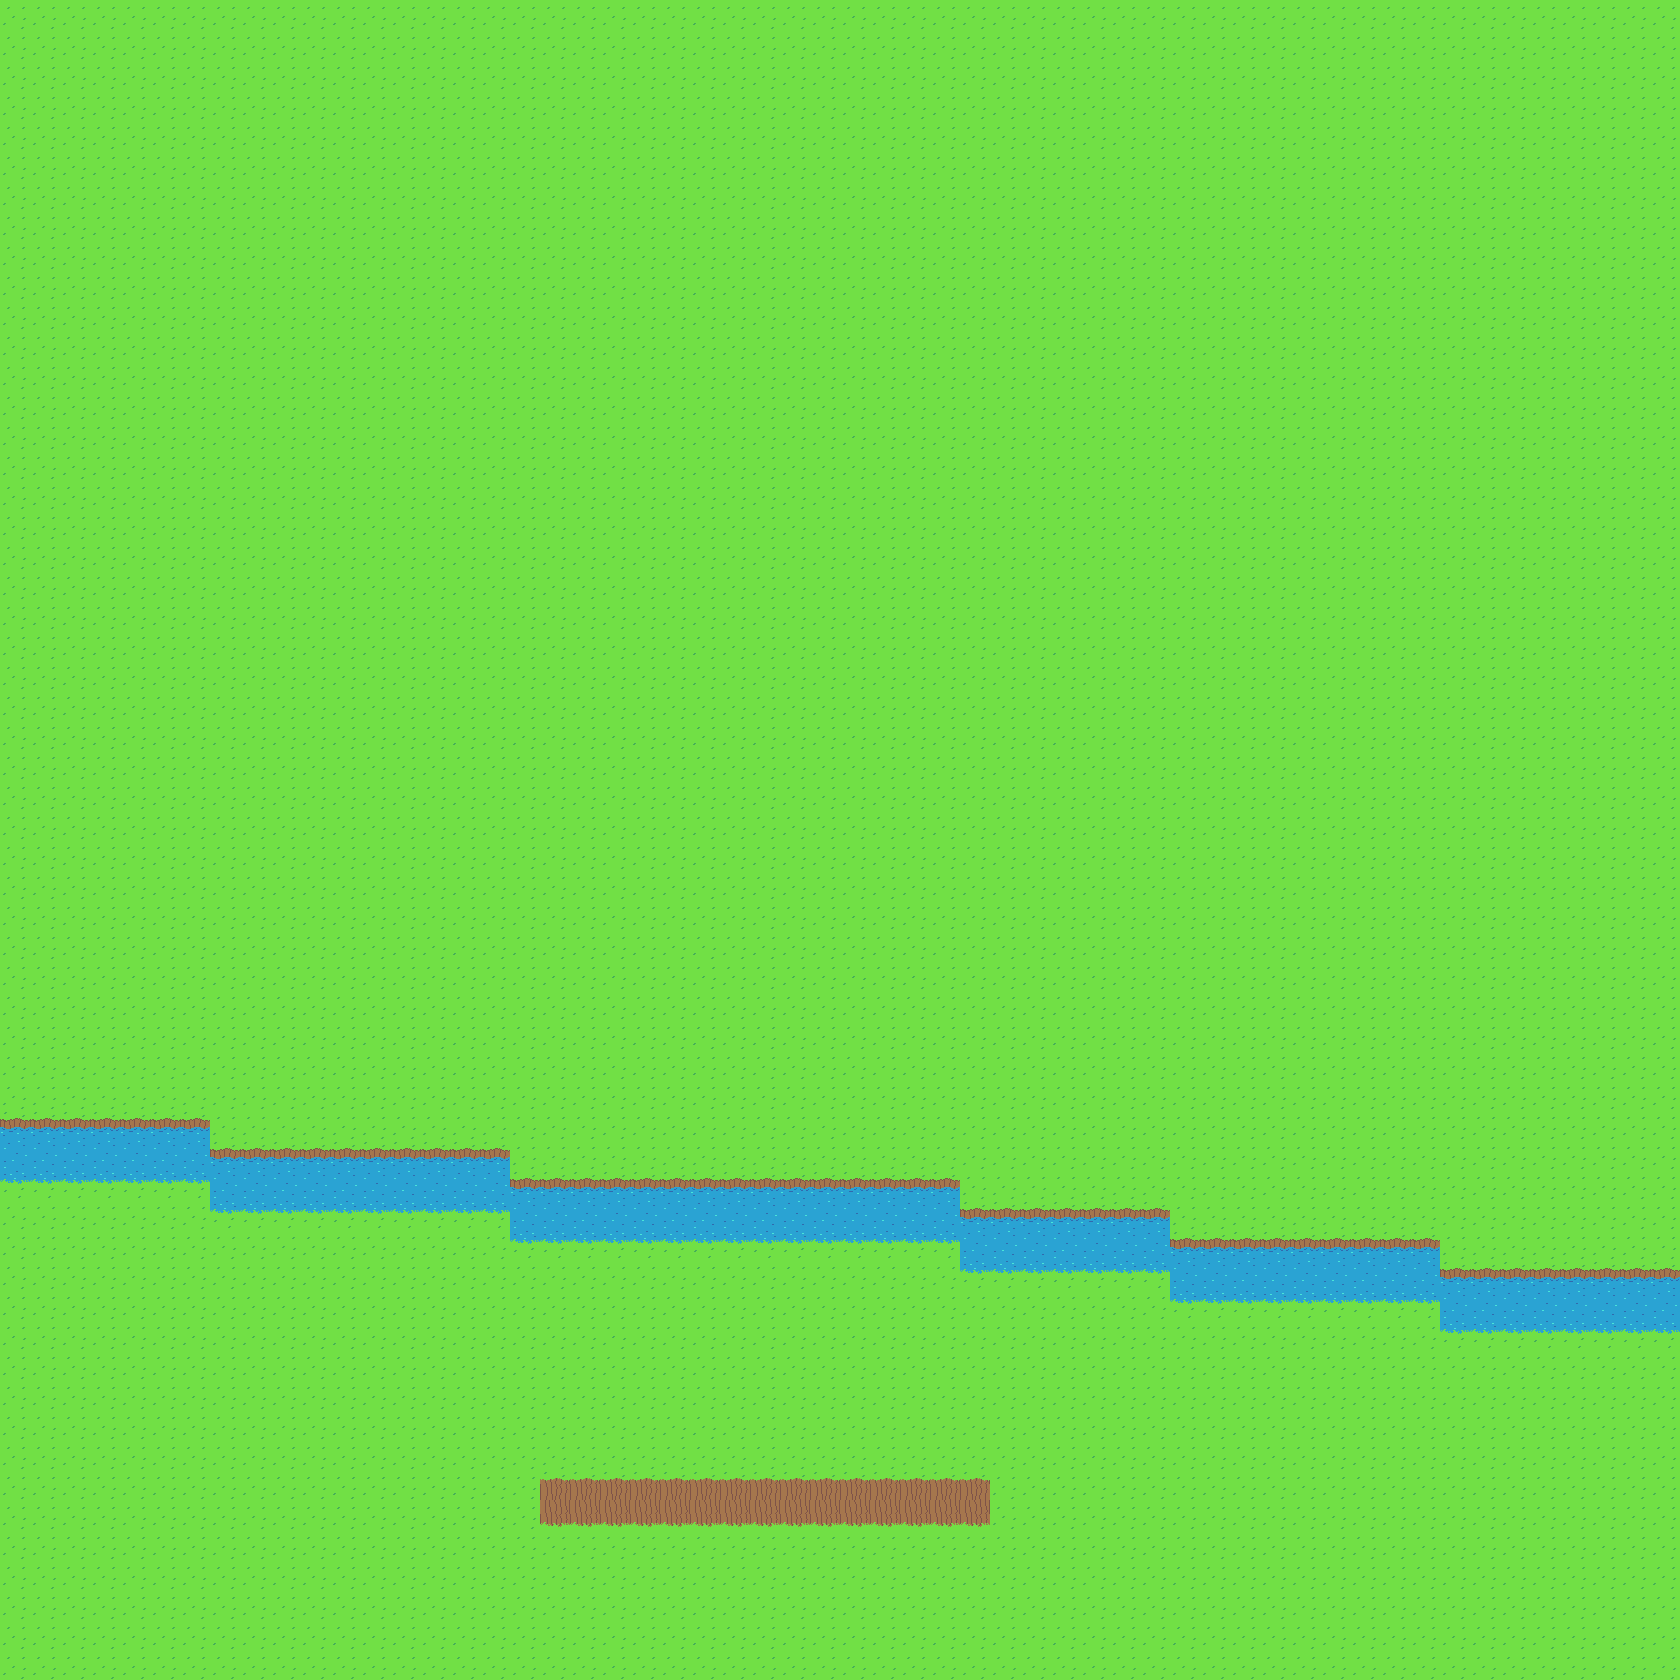

The image is a tile-based game level rendered from a .tmx file. Its description and source (layers, tilesets, objects; grid data summarised) follow:
An orthogonal 56x56 tile map with 30x30 px tiles, 3 tile layers (Camada de Tiles 1, Camada de Tiles 2, Camada de Tiles 3), 3 tilesets and 1 object (0).

<map version="1.2" tiledversion="1.3.0" orientation="orthogonal" renderorder="left-up" compressionlevel="0" width="56" height="56" tilewidth="30" tileheight="30" infinite="0" nextlayerid="12" nextobjectid="27">
 <properties>
  <property name="ENEMIES" value="madladcat-peacockpigeon-" />
  <property name="INTERIOR" value="0" />
  <property name="SIGNAL" type="int" value="0" />
 </properties>
 <tileset firstgid="1" source="../Tiles/Files/nature.tsx" />
 <tileset firstgid="50" source="../Tiles/Files/streets.tsx" />
 <tileset firstgid="141" source="../Tiles/Files/buildings.tsx" />
 <layer id="1" name="Camada de Tiles 1" width="56" height="56">
  <data>[3136 cells, 3136 non-empty, 6 distinct tile ids]</data>
 </layer>
 <layer id="3" name="Camada de Tiles 2" width="56" height="56">
  <data>[3136 cells, 15 non-empty, 1 distinct tile ids]</data>
 </layer>
 <layer id="5" name="Camada de Tiles 3" width="56" height="56">
  <data>[3136 cells, 0 non-empty, 0 distinct tile ids]</data>
 </layer>
 <objectgroup id="11" name="SIGNS" />
 <objectgroup id="10" name="PORTAL">
  <object id="4" name="portal_0" type="0" x="584.212" y="1662.18" width="377" height="17">
   <properties>
    <property name="MAP" value="urban_0" />
    <property name="PX" type="int" value="839" />
    <property name="PY" type="int" value="48" />
   </properties>
  </object>
 </objectgroup>
 <objectgroup id="9" name="VEHICLES" />
 <objectgroup id="7" name="NPC" />
</map>
